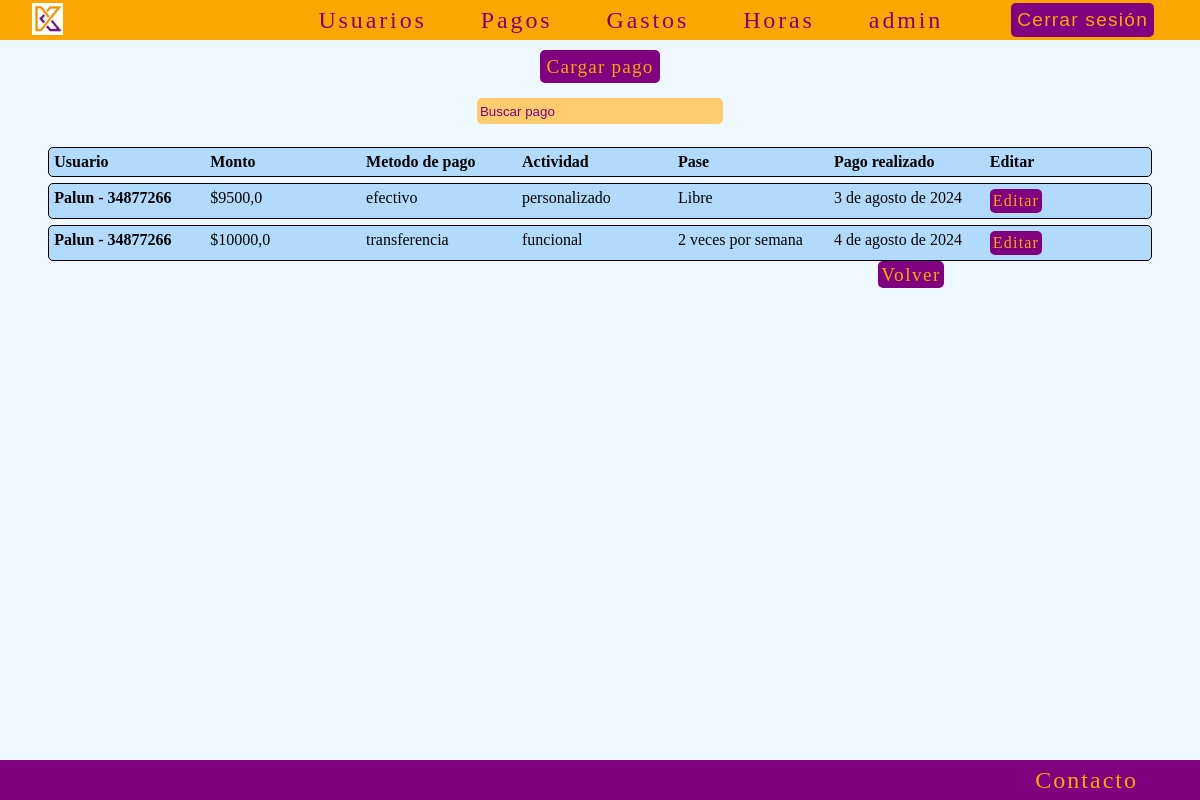
The app's page /pagos/lista/ (signed in), older data.
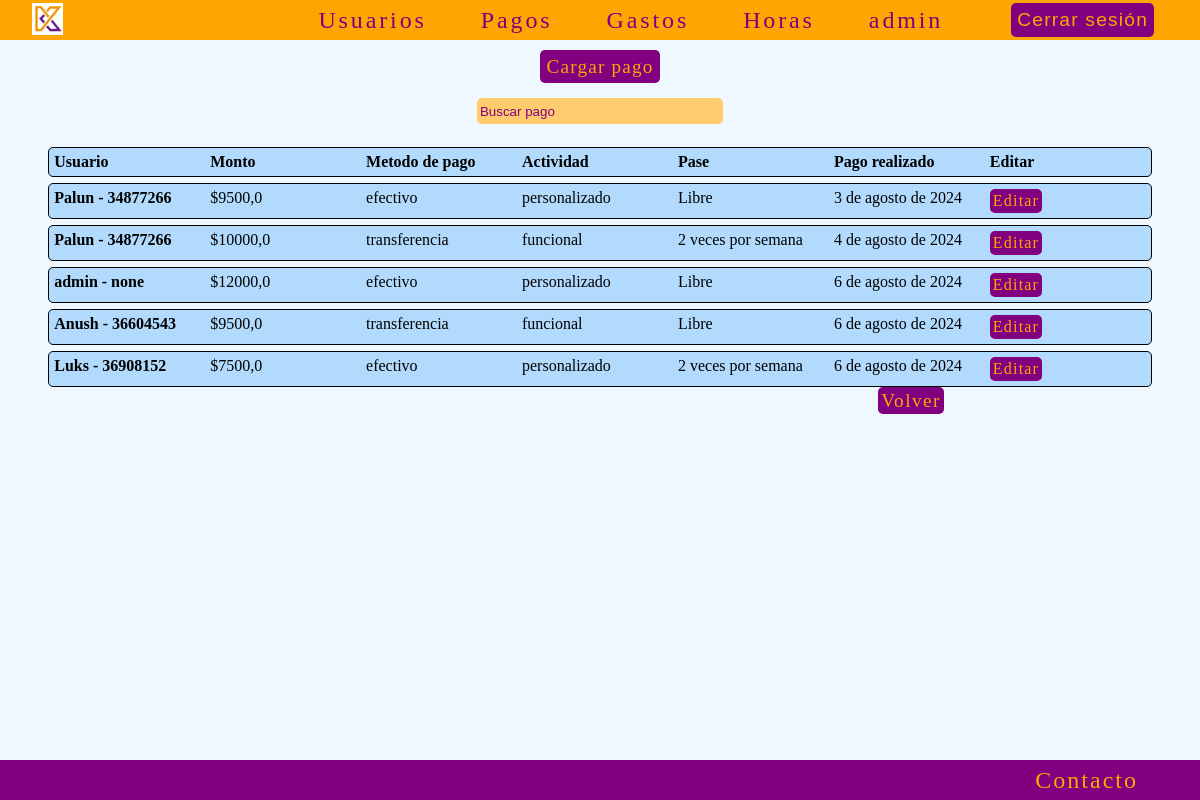
The same page, newer data.
### pagos/models.py (models this page shows, shortened)
class Pagos(models.Model):
    usuario = models.ForeignKey(Usuarios, on_delete=models.DO_NOTHING)
    monto = models.FloatField()
    modo_pago = models.CharField(max_length=50, null=True, blank=True)
    actividad = models.CharField(max_length=50)
    pase = models.CharField(max_length=50, null=True, blank=True)
    fecha = models.DateField(auto_now=True)
    class Meta:
        verbose_name = 'pago'
        verbose_name_plural = 'pagos'

### usuarios/models.py (models this page shows, shortened)
class Usuarios(models.Model):
    user = models.OneToOneField(User, on_delete=models.CASCADE)
    dni = models.CharField(max_length=8, unique=True)
    fecha_nacimiento = models.DateField()
    telefono = models.CharField(max_length=15)
    domicilio = models.CharField(max_length=150)
    instagram = models.CharField(max_length=150, null=True, blank=True)
    foto = models.ImageField(upload_to='fotos', null=True, blank=True)
    def __str__(self):
        return f'{self.user.username} - {self.dni}'
    class Meta:
        verbose_name = 'usuario'
        verbose_name_plural = 'usuarios'

### pagos/views.py (the view, shortened to what this page needs)
# urls.py: path('lista/', PagosList.as_view(), name='pagos_list'),
class PagosList(LoginRequiredMixin, ListView):
    model = Pagos
    context_object_name = 'pagos'
    def get_queryset(self):
        queryset = Pagos.objects.all()
        busqueda = self.request.GET.get("busqueda")
        return queryset

### pagos/templates/pagos/pagos_list.html (shortened to what this page needs)
{% extends 'core/base.html' %}
{% block content %}
    <main class="contenedor_principal">
        <div>
            <a href="{% url 'pagos:pagos_create' %}" class="link">Cargar pago</a>
        </div>
        <div class="busqueda-container">
            <form action="{% url 'pagos:pagos_list' %}" method="get">
                <input type="text" name="busqueda" placeholder="Buscar pago">
            </form>
        </div>
        <div class="card-pagos-container">
            <div class="card-pagos">
                <p><strong>Usuario</strong></p>
                <p><strong>Monto</strong></p>
                <p><strong>Metodo de pago</strong></p>
                <p><strong>Actividad</strong></p>
                <p><strong>Pase</strong></p>
                <p><strong>Pago realizado</strong></p>
                <p><strong>Editar</strong></p>
            </div>
            {% for object in object_list %}
                <div class="card-pagos">
                    <p><strong>{{ object.usuario }}</strong></p>
                    <p>${{ object.monto }}</p>
                    <p>{{ object.modo_pago }}</p>
                    <p>{{ object.actividad }}</p>
                    <p>{{ object.pase }}</p>
                    <p>{{ object.fecha }}</p>
                    <a href="{% url 'pagos:pagos_update' object.id %}" class="crud">Editar</a>
                </div>
            {% endfor %}
        </div>
        <div class="volver-container">
            <a href="{% url 'pagos:index' %}" class="volver">Volver</a>
        </div>
    </main>
{% endblock content %}

Row changes from the older to the newer data that the page shows:
added Pagos: usuario "admin - none", monto "12000,0", modo_pago "efectivo", actividad "personalizado", pase "Libre", fecha "6 de agosto de 2024"
added Pagos: usuario "Anush - 36604543", monto "9500,0", modo_pago "transferencia", actividad "funcional", pase "Libre", fecha "6 de agosto de 2024"
added Pagos: usuario "Luks - 36908152", monto "7500,0", modo_pago "efectivo", actividad "personalizado", pase "2 veces por semana", fecha "6 de agosto de 2024"
